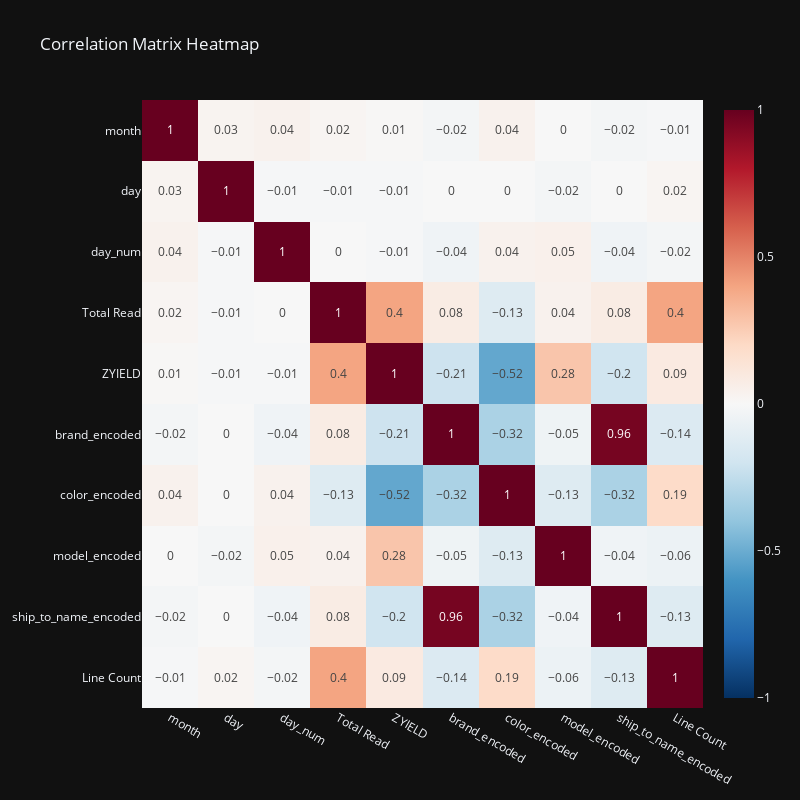

The notebook cell saved with this chart:
### Markdown cell above
##### Supply Group Correlation Matrix Heatmap

### Code cell
# Select the relevant numeric columns
columns = ['month', 'day', 'day_num', 'Total Read', 'ZYIELD', 
           'brand_encoded', 'color_encoded', 'model_encoded', 
           'ship_to_name_encoded', 'Line Count']

# Filter the DataFrame
dfsupply = df_supply_group_special[columns]

# Compute the correlation matrix
correlation_matrix = dfsupply.corr()

# Round the correlation values to 2 decimal places
correlation_matrix = correlation_matrix.round(2)


# Create the heatmap using Plotly Express
fig = px.imshow(correlation_matrix,
                text_auto=True,
                width=800, height=800,
                color_continuous_scale='RdBu_r',
                aspect='auto',
                zmin=-1, zmax=1,
                title='Correlation Matrix Heatmap', template='plotly_dark')

fig.show()

### Figure 1 — Plotly figure (JSON) as saved in the notebook; plotly's stock layout.template omitted (floating-point values rounded to 4 significant figures)
{"data": [{"coloraxis": "coloraxis", "hovertemplate": "x: %{x}<br>y: %{y}<br>color: %{z}<extra></extra>", "name": "0", "texttemplate": "%{z}", "type": "heatmap", "x": ["month", "day", "day_num", "Total Read", "ZYIELD", "brand_encoded", "color_encoded", "model_encoded", "ship_to_name_encoded", "Line Count"], "xaxis": "x", "y": ["month", "day", "day_num", "Total Read", "ZYIELD", "brand_encoded", "color_encoded", "model_encoded", "ship_to_name_encoded", "Line Count"], "yaxis": "y", "z": [[1.0, 0.03, 0.04, 0.02, 0.01, -0.02, 0.04, -0.0, -0.02, -0.01], [0.03, 1.0, -0.01, -0.01, -0.01, -0.0, 0.0, -0.02, -0.0, 0.02], [0.04, -0.01, 1.0, -0.0, -0.01, -0.04, 0.04, 0.05, -0.04, -0.02], [0.02, -0.01, -0.0, 1.0, 0.4, 0.08, -0.13, 0.04, 0.08, 0.4], [0.01, -0.01, -0.01, 0.4, 1.0, -0.21, -0.52, 0.28, -0.2, 0.09], [-0.02, -0.0, -0.04, 0.08, -0.21, 1.0, -0.32, -0.05, 0.96, -0.14], [0.04, 0.0, 0.04, -0.13, -0.52, -0.32, 1.0, -0.13, -0.32, 0.19], [-0.0, -0.02, 0.05, 0.04, 0.28, -0.05, -0.13, 1.0, -0.04, -0.06], [-0.02, -0.0, -0.04, 0.08, -0.2, 0.96, -0.32, -0.04, 1.0, -0.13], [-0.01, 0.02, -0.02, 0.4, 0.09, -0.14, 0.19, -0.06, -0.13, 1.0]]}], "layout": {"coloraxis": {"cmax": 1, "cmin": -1, "colorscale": [[0, "rgb(5,48,97)"], [0.1, "rgb(33,102,172)"], [0.2, "rgb(67,147,195)"], [0.3, "rgb(146,197,222)"], [0.4, "rgb(209,229,240)"], [0.5, "rgb(247,247,247)"], [0.6, "rgb(253,219,199)"], [0.7, "rgb(244,165,130)"], [0.8, "rgb(214,96,77)"], [0.9, "rgb(178,24,43)"], [1, "rgb(103,0,31)"]]}, "height": 800, "title": {"text": "Correlation Matrix Heatmap"}, "width": 800, "xaxis": {"anchor": "y", "domain": [0, 1]}, "yaxis": {"anchor": "x", "autorange": "reversed", "domain": [0, 1]}}}
